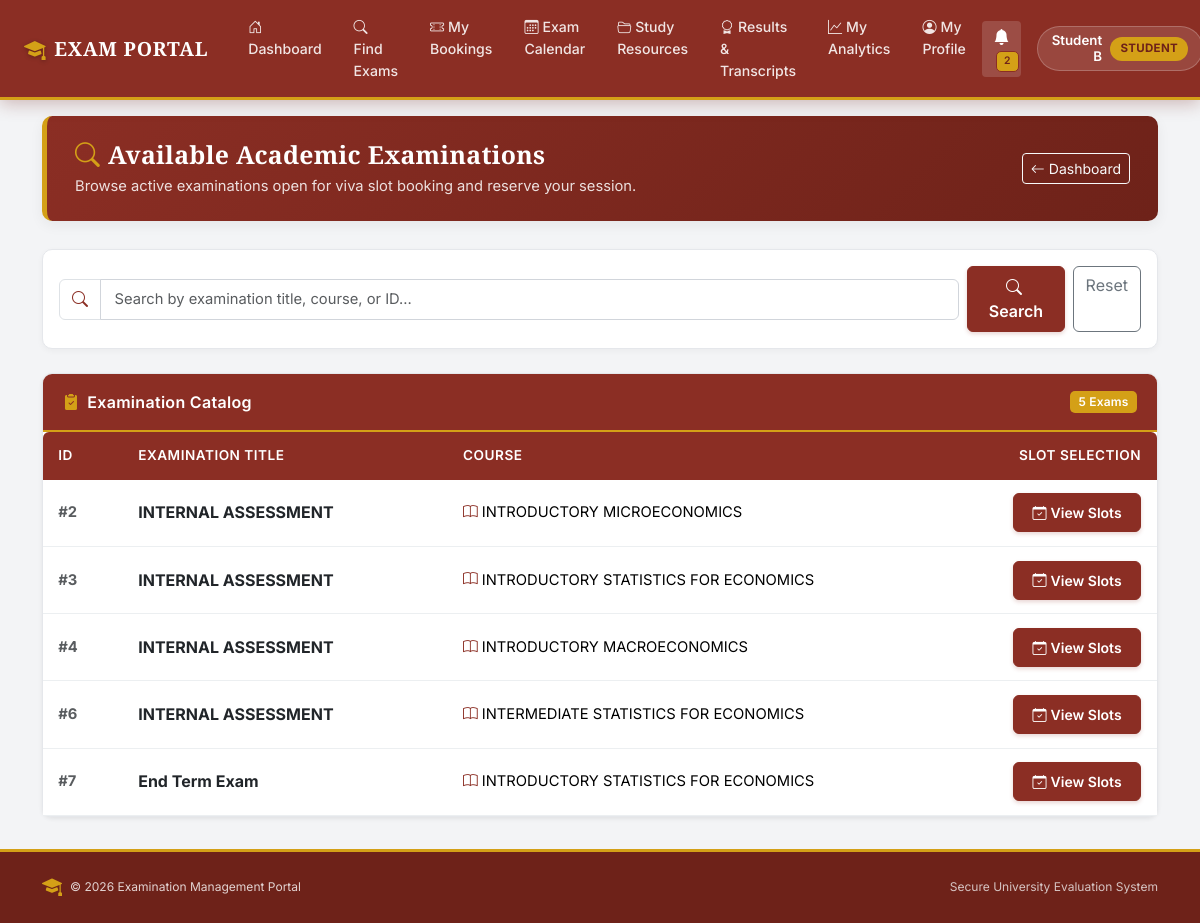
Page /student/examinations (signed in) on the committed database.
### models.py (models this page shows, shortened)
class BaseModel(db.Model):
    __abstract__ = True

class User(BaseModel):
    id = db.Column(db.Integer, primary_key=True)
    name = db.Column(db.String(100), nullable=False)
    email = db.Column(db.String(100), unique=True, nullable=False)
    password_hash = db.Column(db.String(200), nullable=False)
    role = db.Column(db.String(20), nullable=False)
    is_approved = db.Column(db.Boolean, default=False)
    is_active = db.Column(db.Boolean, default=True)

class Examination(BaseModel):
    id = db.Column(db.Integer, primary_key=True)
    name = db.Column(db.String(100), nullable=False)
    course_id = db.Column(db.Integer, db.ForeignKey("course.id"), nullable=False)
    status = db.Column(db.String(30), default="Draft")
    slot_creation_start = db.Column(db.String(30))
    slot_creation_end = db.Column(db.String(30))
    slot_creation_open = db.Column(db.Boolean, default=False)
    booking_open = db.Column(db.Boolean, default=False)
    booking_start = db.Column(db.String(30))
    booking_end = db.Column(db.String(30))
    slot_creation_override = db.Column(db.String(10), default=None)
    booking_override = db.Column(db.String(10), default=None)
    course = db.relationship("Course", backref="examinations")

class Course(BaseModel):
    id = db.Column(db.Integer, primary_key=True)
    name = db.Column(db.String(100), nullable=False)
    description = db.Column(db.String(500))
    resources = db.relationship("CourseResource", backref="course", cascade="all, delete-orphan")

### routes/student.py (the view)
@role_required("Student")
def student_examinations():
    search = (request.args.get("search") or "").strip()
    query = Examination.query.filter_by(booking_open=True)
    if search:
        if search.isdigit():
            query = query.filter(or_(Examination.name.ilike(f"%{search}%"), Examination.id == int(search)))
        else:
            query = query.filter(Examination.name.ilike(f"%{search}%"))
    return render_template("student_examinations.html", examinations=query.all(), search=search)

### app.py (called while the page is built)
@app.context_processor
def inject_global_data():
    unread_count = 0
    if "user_id" in session:
        try:
            unread_count = Notification.query.filter_by(
                user_id=session["user_id"], is_read=False
            ).count()
        except Exception:
            pass
    return dict(unread_notifications_count=unread_count)

### helpers.py (called while the page is built)
def role_required(required_role):
    def decorator(fn):
        @wraps(fn)
        def wrapper(*args, **kwargs):
            uid = session.get("user_id")
            if not uid:
                return redirect(url_for("login"))
            user = db.session.get(User, uid) if hasattr(db.session, "get") else User.query.get(uid)
            if not user or not user.is_active:
                session.clear()
                return redirect(url_for("login"))
            if user.role != required_role:
                abort(403)
            if user.role == "Examiner" and not user.is_approved:
                session.clear()
                return redirect(url_for("login"))
            return fn(*args, **kwargs)
        return wrapper
    return decorator

### templates/student_examinations.html (shortened to what this page needs)
{% extends "base.html" %}
{% block content %}
<div class="container my-3">
    <div class="erp-header">
        <div class="d-flex justify-content-between align-items-center flex-wrap gap-2">
            <div>
                <h2><i class="bi bi-search me-2 text-gold"></i>Available Academic Examinations</h2>
                <p>Browse active examinations open for viva slot booking and reserve your session.</p>
            </div>
            <div>
                <a href="{{ url_for('student_dashboard') }}" class="btn btn-outline-light btn-sm">
                    <i class="bi bi-arrow-left me-1"></i>Dashboard
                </a>
            </div>
        </div>
    </div>
    <div class="card mb-4">
        <div class="card-body p-3">
            <form method="GET" class="row g-2 align-items-center">
                <div class="col-md-10">
                    <div class="input-group">
                        <span class="input-group-text bg-white"><i class="bi bi-search text-maroon"></i></span>
                        <input type="text" name="search" class="form-control" placeholder="Search by examination title, course, or ID..." value="{{ search }}">
                    </div>
                </div>
                <div class="col-md-2 d-flex gap-2">
                    <button type="submit" class="btn btn-primary flex-grow-1"><i class="bi bi-search me-1"></i>Search</button>
                    <a href="{{ url_for('student_examinations') }}" class="btn btn-outline-secondary">Reset</a>
                </div>
            </form>
        </div>
    </div>
    <div class="card shadow-sm">
        <div class="card-header card-header-maroon d-flex justify-content-between align-items-center">
            <span><i class="bi bi-clipboard2-check-fill me-2 text-gold"></i>Examination Catalog</span>
            <span class="badge bg-gold text-dark">{{ examinations|length }} Exams</span>
        </div>
        <div class="card-body p-0">
            {% if examinations %}
            <div class="table-responsive">
                <table class="table table-hover align-middle mb-0">
                    <thead>
                        <tr>
                            <th style="width: 80px;">ID</th>
                            <th>Examination Title</th>
                            <th>Course</th>
                            <th class="text-end pe-3" style="width: 160px;">Slot Selection</th>
                        </tr>
                    </thead>
                    <tbody>
                        {% for examination in examinations %}
                        <tr>
                            <td class="fw-bold text-muted">#{{ examination.id }}</td>
                            <td>
                                <span class="fw-bold text-dark fs-6">{{ examination.name }}</span>
                            </td>
                            <td>
                                <i class="bi bi-book text-maroon me-1"></i>{{ examination.course.name if examination.course else 'General' }}
                            </td>
                            <td class="text-end pe-3">
                                <a href="{{ url_for('student_examination_slots', examination_id=examination.id) }}" class="btn btn-primary btn-sm">
                                    <i class="bi bi-calendar-check me-1"></i>View Slots
                                </a>
                            </td>
                        </tr>
                        {% endfor %}
                    </tbody>
                </table>
            </div>
            {% else %}
            <div class="p-5 text-center text-muted">
                <i class="bi bi-journal-x display-5 d-block mb-2 text-secondary"></i>
                <p class="mb-0">No active examinations matching your query.</p>
            </div>
            {% endif %}
        </div>
    </div>
</div>
{% endblock %}

### templates/base.html (shortened to what this page needs)
<!DOCTYPE html>
<html lang="en">
<head>
    <link href="https://cdn.jsdelivr.net/npm/bootstrap@5.3.3/dist/css/bootstrap.min.css" rel="stylesheet">
    <link href="https://cdn.jsdelivr.net/npm/bootstrap-icons@1.11.3/font/bootstrap-icons.min.css" rel="stylesheet">
</head>
<body>
    <nav class="navbar navbar-expand-xl navbar-custom fixed-top">
        <div class="container-fluid px-3 px-lg-4">
            <a class="navbar-brand" href="{% if session.get('user_role') == 'Admin' %}{{ url_for('admin_dashboard') }}{% elif session.get('user_role') == 'Examiner' %}{{ url_for('examiner_dashboard') }}{% elif session.get('user_role') == 'Student' %}{{ url_for('student_dashboard') }}{% else %}{{ url_for('login') }}{% endif %}">
                <i class="bi bi-mortarboard-fill brand-crest"></i>
                <span>EXAM PORTAL</span>
            </a>
            <div class="collapse navbar-collapse" id="navbarNav">
                <ul class="navbar-nav me-auto mb-2 mb-xl-0 ms-xl-2">
                    {% if session.get("user_role") == "Admin" %}
                        <li class="nav-item">
                            <a class="nav-link" href="{{ url_for('admin_dashboard') }}"><i class="bi bi-speedometer2 me-1"></i>Dashboard</a>
                        </li>
                        <li class="nav-item">
                            <a class="nav-link" href="{{ url_for('courses') }}"><i class="bi bi-book me-1"></i>Courses</a>
                        </li>
                        <li class="nav-item">
                            <a class="nav-link" href="{{ url_for('examinations') }}"><i class="bi bi-clipboard2-check me-1"></i>Examinations</a>
                        </li>
                        <li class="nav-item">
                            <a class="nav-link" href="{{ url_for('admin_slots') }}"><i class="bi bi-calendar-range me-1"></i>Slots</a>
                        </li>
                        <li class="nav-item">
                            <a class="nav-link" href="{{ url_for('admin_bookings') }}"><i class="bi bi-journal-bookmark me-1"></i>Bookings</a>
                        </li>
                        <li class="nav-item">
                            <a class="nav-link" href="{{ url_for('admin_users') }}"><i class="bi bi-people me-1"></i>Students &amp; Users</a>
                        </li>
                        <li class="nav-item">
                            <a class="nav-link" href="{{ url_for('admin_examiner_analytics') }}"><i class="bi bi-person-check me-1"></i>Examiner Tracking</a>
                        </li>
                        <li class="nav-item">
                            <a class="nav-link" href="{{ url_for('performance_analytics') }}"><i class="bi bi-graph-up-arrow me-1"></i>Analytics</a>
                        </li>
                        <li class="nav-item">
                            <a class="nav-link" href="{{ url_for('admin_announcements') }}"><i class="bi bi-megaphone me-1"></i>Announcements</a>
                        </li>
                    {% elif session.get("user_role") == "Student" %}
                        <li class="nav-item">
                            <a class="nav-link" href="{{ url_for('student_dashboard') }}"><i class="bi bi-house-door me-1"></i>Dashboard</a>
                        </li>
                        <li class="nav-item">
                            <a class="nav-link" href="{{ url_for('student_examinations') }}"><i class="bi bi-search me-1"></i>Find Exams</a>
                        </li>
                        <li class="nav-item">
                            <a class="nav-link" href="{{ url_for('student_bookings') }}"><i class="bi bi-ticket-perforated me-1"></i>My Bookings</a>
                        </li>
                        <li class="nav-item">
                            <a class="nav-link" href="{{ url_for('student_calendar') }}"><i class="bi bi-calendar3 me-1"></i>Exam Calendar</a>
                        </li>
                        <li class="nav-item">
                            <a class="nav-link" href="{{ url_for('student_resources') }}"><i class="bi bi-folder2-open me-1"></i>Study Resources</a>
                        </li>
                        <li class="nav-item">
                            <a class="nav-link" href="{{ url_for('student_results') }}"><i class="bi bi-award me-1"></i>Results &amp; Transcripts</a>
                        </li>
                        <li class="nav-item">
                            <a class="nav-link" href="{{ url_for('performance_analytics') }}"><i class="bi bi-graph-up me-1"></i>My Analytics</a>
                        </li>
                        <li class="nav-item">
                            <a class="nav-link" href="{{ url_for('student_profile') }}"><i class="bi bi-person-circle me-1"></i>My Profile</a>
                        </li>
                    {% endif %}
                </ul>
                {% if session.get("user_id") %}
                    <div class="d-flex align-items-center gap-3 mt-2 mt-xl-0">
                        <a href="{{ url_for('notifications') }}" class="btn btn-sm position-relative text-white border-0" style="background: rgba(255,255,255,0.15);" title="Notification Centre">
                            <i class="bi bi-bell-fill fs-6"></i>
                            {% if unread_notifications_count and unread_notifications_count > 0 %}
                                <span class="badge badge-notification">{{ unread_notifications_count }}</span>
                            {% endif %}
                        </a>
                        <div class="user-pill text-white d-none d-md-flex">
                            <div class="text-end">
                                <div class="fw-semibold small" style="line-height: 1.2;">{{ session.get("user_name") }}</div>
                            </div>
                            <span class="role-badge-nav">{{ session.get("user_role") }}</span>
                        </div>
                    </div>
                {% else %}
                    <div class="d-flex gap-2">
                        <a href="{{ url_for('login') }}" class="btn btn-sm btn-outline-light">Login</a>
                        <a href="{{ url_for('register') }}" class="btn btn-sm btn-gold">Student Register</a>
                    </div>
                {% endif %}
            </div>
        </div>
    </nav>
    <main class="py-3">
        {% block content %}{% endblock %}
    </main>
    <footer class="text-center no-print">
        <div class="container">
            <div class="d-flex justify-content-between align-items-center flex-wrap gap-2 small">
                <div class="d-flex align-items-center gap-2">
                    <i class="bi bi-mortarboard-fill text-gold fs-5"></i>
                    <span>&copy; {{ 2026 }} Examination Management Portal</span>
                </div>
                <div>
                    <span class="text-light opacity-75">Secure University Evaluation System</span>
                </div>
            </div>
        </div>
    </footer>
</body>
</html>

### rows in the picture
User: get "Student B", get "STUDENT"
Examination: id "2", name "INTERNAL ASSESSMENT", course "INTRODUCTORY MICROECONOMICS"
Examination: id "3", name "INTERNAL ASSESSMENT", course "INTRODUCTORY STATISTICS FOR ECONOMICS"
Examination: id "4", name "INTERNAL ASSESSMENT", course "INTRODUCTORY MACROECONOMICS"
Examination: id "6", name "INTERNAL ASSESSMENT", course "INTERMEDIATE STATISTICS FOR ECONOMICS"
Examination: id "7", name "End Term Exam", course "INTRODUCTORY STATISTICS FOR ECONOMICS"

### other values in the picture
{{ unread_notifications_count }} "2"
{{ examinations|length }} "5"
{{ 2026 }} "2026"
